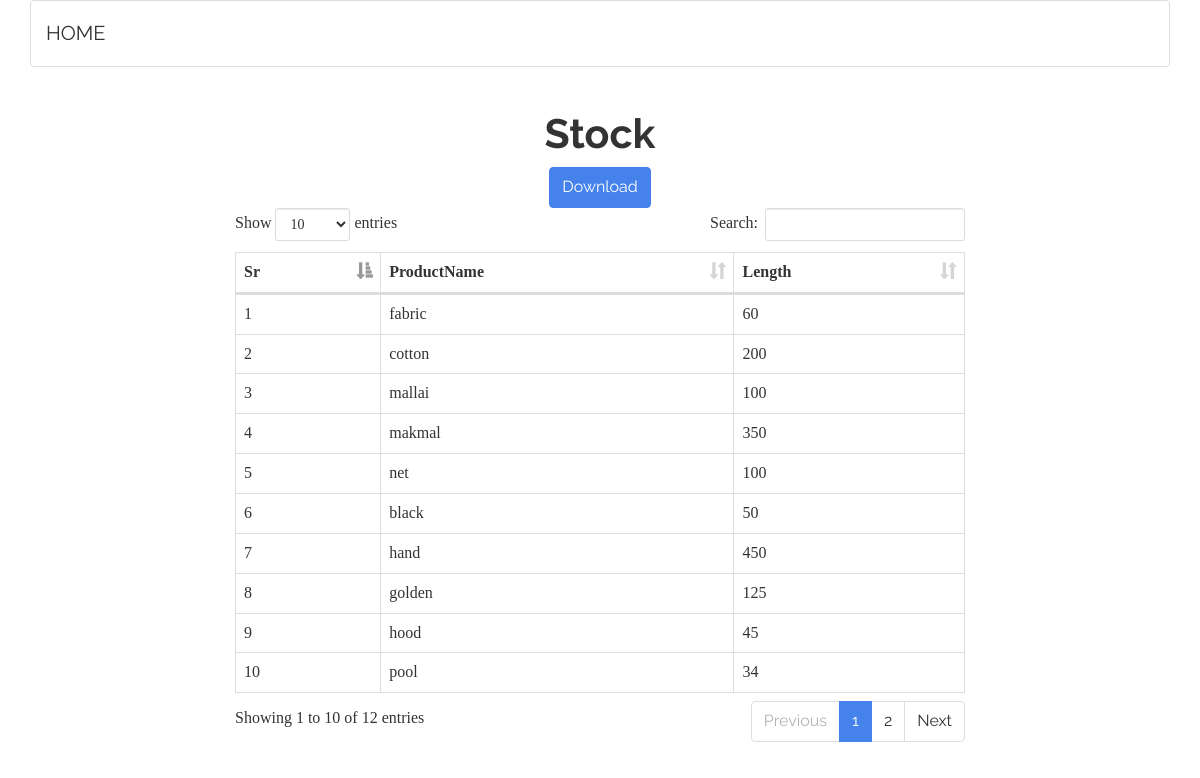
Screenshot of /index.php/home/stock with the database file from the repository.
### tables this page shows
CREATE TABLE `stock` (
  `id` int(11) NOT NULL,
  `productname` varchar(50) DEFAULT NULL,
  `length` float DEFAULT NULL
);

### application/controllers/Home.php (called while the page is built, shortened)
<?php
class Home extends MY_Controller
{
    public function stock()
    {
        $this->load->model('adminmodel');
        $result = $this->adminmodel->stock();
        $this->load->view('showStock',['result'=>$result]);
    }
}
 ?>

### index.php (called while the page is built, shortened)
<?php
require_once BASEPATH.'core/CodeIgniter.php';

### application/models/Adminmodel.php (called while the page is built, shortened)
<?php
class Adminmodel extends CI_Model
{
    public function stock()
    {
        $q = $this->db->select()
                    ->from('stock')
                    ->get();
        return $q->result();
    }
}
 ?>

### application/views/showStock.php (the view, shortened to what this page needs)
<?php include("header2.php") ?>
<div class="container">
  <div class="col-md-12 text-center">
    <h1>Stock</h1>
  </div>
  <div class="col-md-12 text-center">
    <button class="btn btn-primary">Download</button>
  </div>
  <div class="col-md-8 col-md-offset-2">
    <table class="table table-hover table-bordered">
    <thead>
      <th>Sr</th>
      <th>ProductName</th>
      <th>Length</th>
    </thead>
    <tbody>
    <?php $count=0;?>
    <?php foreach($result as $result):?>
      <tr>
      <td><?= ++$count?></td>
      <td><?= $result->productname?></td>
      <td><?= $result->length?></td>
      </tr>
    <?php endforeach;?>
    </tbody>
    </table>
  </div>
</div>

### rows the page displays
stock: productname "fabric", length "60"
stock: productname "cotton", length "200"
stock: productname "mallai", length "100"
stock: productname "makmal", length "350"
stock: productname "net", length "100"
stock: productname "black", length "50"
stock: productname "hand", length "450"
stock: productname "golden", length "125"
stock: productname "hood", length "45"
stock: productname "pool", length "34"
